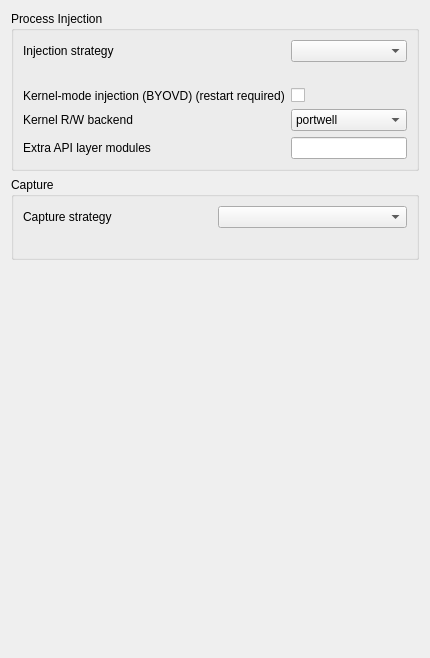
     <widget class="QWidget" name="advancedTab">
      <attribute name="title">
       <string>Advanced</string>
      </attribute>
      <layout class="QVBoxLayout" name="advancedLayout">
       <item>
        <widget class="QGroupBox" name="injectionGroupBox">
         <property name="title">
          <string>Process Injection</string>
         </property>
         <layout class="QGridLayout" name="injectionGridLayout">
          <item row="0" column="0">
           <widget class="QLabel" name="injectStrategyLabel">
            <property name="toolTip">
             <string>Selects how the hook library is loaded into target programs.&lt;br&gt;&lt;br&gt;- Default (CreateRemoteThread): a remote thread is created in the target to load the hook library. Most compatible.&lt;br&gt;&lt;br&gt;- Thread hijack (SetThreadContext): the suspended main thread of a launched program is temporarily redirected to load the hook library. No new thread is created in the target.</string>
            </property>
            <property name="text">
             <string>Injection strategy</string>
            </property>
           </widget>
          </item>
          <item row="0" column="1">
           <widget class="QComboBox" name="Injection_Method">
            <property name="toolTip">
             <string>Selects how the hook library is loaded into target programs.&lt;br&gt;&lt;br&gt;- Default (CreateRemoteThread): a remote thread is created in the target to load the hook library. Most compatible.&lt;br&gt;&lt;br&gt;- Thread hijack (SetThreadContext): the suspended main thread of a launched program is temporarily redirected to load the hook library. No new thread is created in the target.</string>
            </property>
           </widget>
          </item>
          <item row="1" column="0" colspan="2">
           <widget class="QLabel" name="Injection_Method_Desc">
            <property name="text">
             <string/>
            </property>
            <property name="wordWrap">
             <bool>true</bool>
            </property>
           </widget>
          </item>
          <item row="2" column="0">
           <widget class="QLabel" name="kernelInjectionLabel">
            <property name="toolTip">
             <string>Enables kernel-mode capture (BYOVD). Requires an administrator, a machine with
Windows Memory Integrity (HVCI) disabled, and a restart of this application.

When enabled, the File menu gains a 'Capture with Kernel Injection' action: pick the target
executable, start it manually, and the capture library is injected from the kernel so user-mode
process protection cannot block it.</string>
            </property>
            <property name="text">
             <string>Kernel-mode injection (BYOVD) (restart required)</string>
            </property>
           </widget>
          </item>
          <item row="2" column="1">
           <widget class="QCheckBox" name="KernelInjectionEnable">
            <property name="toolTip">
             <string>Enables kernel-mode capture (BYOVD). See the description on the left.</string>
            </property>
            <property name="text">
             <string/>
            </property>
           </widget>
          </item>
          <item row="3" column="0">
           <widget class="QLabel" name="kernelBackendLabel">
            <property name="toolTip">
             <string>Selects which vulnerable driver provides the kernel memory read/write
primitive. Both backends are verified with a self-test before they are used;
if the self-test fails the capture is aborted with an error.</string>
            </property>
            <property name="text">
             <string>Kernel R/W backend</string>
            </property>
           </widget>
          </item>
          <item row="3" column="1">
           <widget class="QComboBox" name="KernelInjection_Backend">
            <property name="toolTip">
             <string>portwell: verified simple request protocol. TBT (TeAccess): alternate driver
with a more complex request layout. Try the other backend if the self-test fails.</string>
            </property>
            <item>
             <property name="text">
              <string>portwell</string>
             </property>
            </item>
            <item>
             <property name="text">
              <string>TBT (TeAccess)</string>
             </property>
            </item>
           </widget>
          </item>
          <item row="4" column="0">
           <widget class="QLabel" name="extraAPILayerLabel">
            <property name="toolTip">
             <string>Some games route every D3D11/D3D12/DXGI call through an interposer layer, most commonly NVIDIA Streamline's sl.interposer.dll loaded by the UE StreamlineCore plugin (DLSS / Frame Generation). The interposer claims the API entry points before RenderDoc is loaded, which normally makes capture impossible. Module names listed here have the API hooks registered for them as well, so the application's calls are still intercepted. Comma-separated.</string>
            </property>
            <property name="text">
             <string>Extra API layer modules</string>
            </property>
           </widget>
          </item>
          <item row="4" column="1">
           <widget class="QLineEdit" name="ExtraAPILayerModules">
            <property name="toolTip">
             <string>Comma-separated module names to register the D3D11/D3D12/DXGI entry point hooks for, in addition to the API DLLs themselves. Default: sl.interposer.dll</string>
            </property>
           </widget>
          </item>
         </layout>
        </widget>
       </item>
       <item>
        <widget class="QGroupBox" name="captureGroupBox">
         <property name="title">
          <string>Capture</string>
         </property>
         <layout class="QGridLayout" name="captureGridLayout">
          <item row="0" column="0">
           <widget class="QLabel" name="captureStrategyLabel">
            <property name="toolTip">
             <string>Selects which frame capturers record a capture file when a capture is triggered.&lt;br&gt;&lt;br&gt;- Default: only the active window of the target program is captured, producing one .rdc.&lt;br&gt;&lt;br&gt;- All Vulkan devices: every Vulkan instance in the target program records its own .rdc on each trigger. GL capture triggers are redirected to the Vulkan devices, for GLES-on-Vulkan emulators. Applies to newly launched programs.</string>
            </property>
            <property name="text">
             <string>Capture strategy</string>
            </property>
           </widget>
          </item>
          <item row="0" column="1">
           <widget class="QComboBox" name="Capture_MultiTarget">
            <property name="toolTip">
             <string>Selects which frame capturers record a capture file when a capture is triggered.&lt;br&gt;&lt;br&gt;- Default: only the active window of the target program is captured, producing one .rdc.&lt;br&gt;&lt;br&gt;- All Vulkan devices: every Vulkan instance in the target program records its own .rdc on each trigger. GL capture triggers are redirected to the Vulkan devices, for GLES-on-Vulkan emulators. Applies to newly launched programs.</string>
            </property>
           </widget>
          </item>
          <item row="1" column="0" colspan="2">
           <widget class="QLabel" name="Capture_MultiTarget_Desc">
            <property name="text">
             <string/>
            </property>
            <property name="wordWrap">
             <bool>true</bool>
            </property>
           </widget>
          </item>
         </layout>
        </widget>
       </item>
       <item>
        <spacer name="advancedVerticalSpacer">
         <property name="orientation">
          <enum>Qt::Vertical</enum>
         </property>
         <property name="sizeHint" stdset="0">
          <size>
           <width>20</width>
           <height>387</height>
          </size>
         </property>
        </spacer>
       </item>
      </layout>
     </widget>
